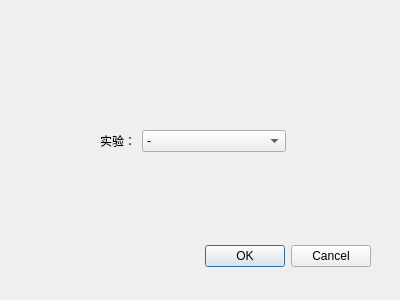
<?xml version="1.0" encoding="UTF-8"?>
<ui version="4.0">
 <class>SelfExpChooseDialog</class>
 <widget class="QDialog" name="SelfExpChooseDialog">
  <property name="geometry">
   <rect>
    <x>0</x>
    <y>0</y>
    <width>400</width>
    <height>300</height>
   </rect>
  </property>
  <property name="windowTitle">
   <string>Dialog</string>
  </property>
  <widget class="QDialogButtonBox" name="buttonBox">
   <property name="geometry">
    <rect>
     <x>30</x>
     <y>240</y>
     <width>341</width>
     <height>32</height>
    </rect>
   </property>
   <property name="orientation">
    <enum>Qt::Horizontal</enum>
   </property>
   <property name="standardButtons">
    <set>QDialogButtonBox::Cancel|QDialogButtonBox::Ok</set>
   </property>
  </widget>
  <widget class="QWidget" name="layoutWidget">
   <property name="geometry">
    <rect>
     <x>100</x>
     <y>130</y>
     <width>186</width>
     <height>30</height>
    </rect>
   </property>
   <layout class="QFormLayout" name="formLayout">
    <item row="0" column="0">
     <widget class="QLabel" name="label">
      <property name="text">
       <string>实验：</string>
      </property>
     </widget>
    </item>
    <item row="0" column="1">
     <widget class="QComboBox" name="comboBox">
      <item>
       <property name="text">
        <string>-</string>
       </property>
      </item>
      <item>
       <property name="text">
        <string>P300_Oddball</string>
       </property>
      </item>
     </widget>
    </item>
   </layout>
  </widget>
 </widget>
 <resources/>
 <connections>
  <connection>
   <sender>buttonBox</sender>
   <signal>accepted()</signal>
   <receiver>SelfExpChooseDialog</receiver>
   <slot>accept()</slot>
   <hints>
    <hint type="sourcelabel">
     <x>248</x>
     <y>254</y>
    </hint>
    <hint type="destinationlabel">
     <x>157</x>
     <y>274</y>
    </hint>
   </hints>
  </connection>
  <connection>
   <sender>buttonBox</sender>
   <signal>rejected()</signal>
   <receiver>SelfExpChooseDialog</receiver>
   <slot>reject()</slot>
   <hints>
    <hint type="sourcelabel">
     <x>316</x>
     <y>260</y>
    </hint>
    <hint type="destinationlabel">
     <x>286</x>
     <y>274</y>
    </hint>
   </hints>
  </connection>
 </connections>
</ui>
